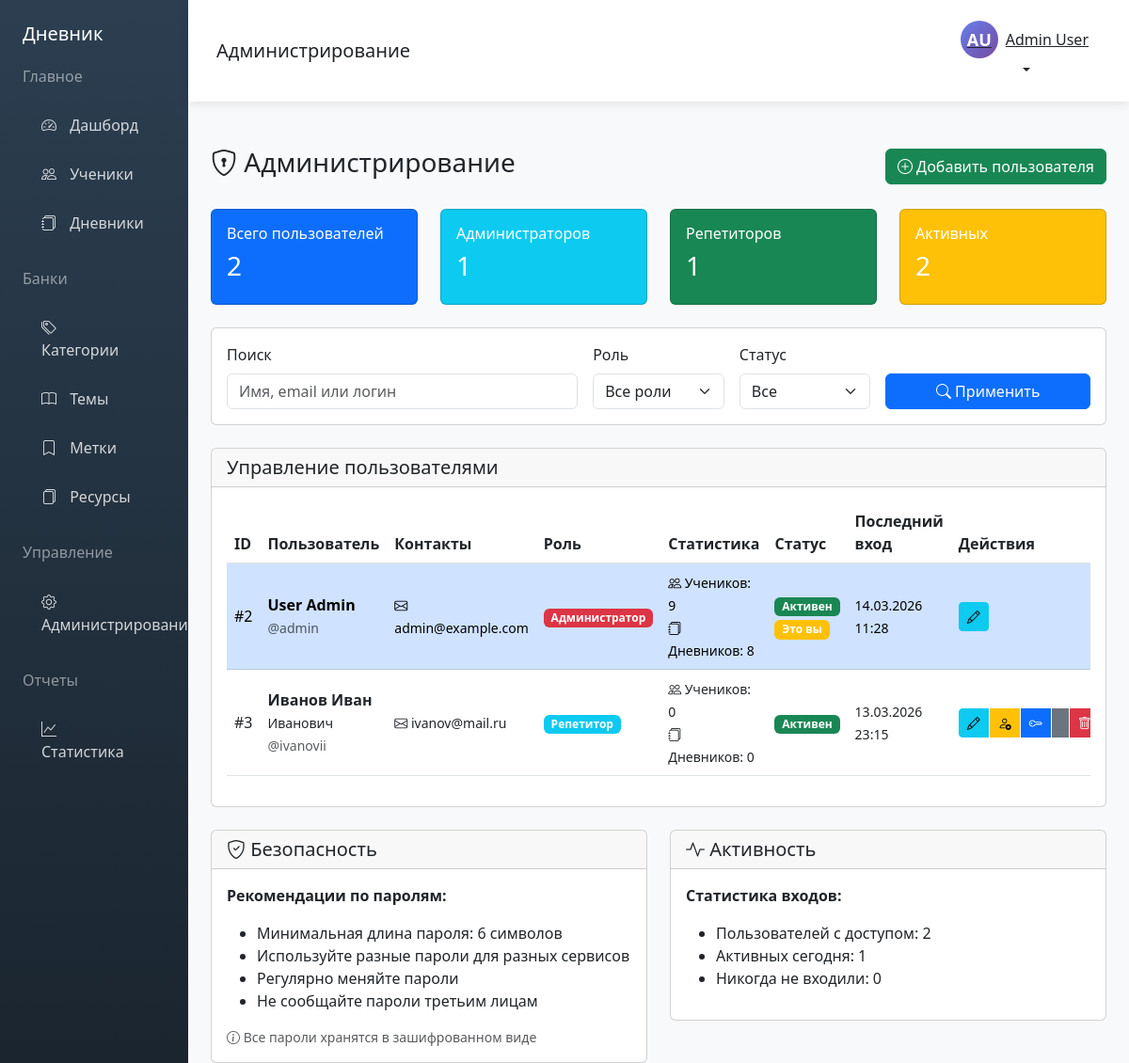
Screenshot of /admin.php (signed in) with the database file from the repository.
### tables this page shows
CREATE TABLE `users` (
  `id` int(11) NOT NULL,
  `username` varchar(50) NOT NULL,
  `email` varchar(100) NOT NULL,
  `password_hash` varchar(255) NOT NULL,
  `first_name` varchar(50) NOT NULL,
  `last_name` varchar(50) NOT NULL,
  `middle_name` varchar(50) DEFAULT NULL,
  `phone` varchar(20) DEFAULT NULL,
  `role` enum('admin','tutor') DEFAULT 'tutor',
  `is_active` tinyint(1) DEFAULT 1,
  `created_at` timestamp NOT NULL DEFAULT current_timestamp(),
  `updated_at` timestamp NOT NULL DEFAULT current_timestamp() ON UPDATE current_timestamp(),
  `last_login` timestamp NULL DEFAULT NULL,
  `created_by` int(11) DEFAULT NULL
);

### admin.php (the view, shortened to what the rows shown need)
<?php
require_once 'config.php';
$currentUser = getCurrentUser($pdo);
$query = "
    SELECT u.*,
           (SELECT COUNT(*) FROM students WHERE tutor_id = u.id) as students_count,
           (SELECT COUNT(*) FROM diaries WHERE tutor_id = u.id) as diaries_count,
           (SELECT COUNT(*) FROM topics WHERE created_by = u.id) as topics_count,
           creator.username as creator_username
    FROM users u
    LEFT JOIN users creator ON u.created_by = creator.id
    WHERE 1=1
";
$params = [];
$query .= " ORDER BY u.role, u.last_name, u.first_name";
$stmt = $pdo->prepare($query);
$stmt->execute($params);
$users = $stmt->fetchAll();
include 'header.php';
?>
<div class="container-fluid px-4">
    <div class="d-flex justify-content-between align-items-center mb-4">
        <h1 class="h3">
            <i class="bi bi-shield-lock"></i> Администрирование
        </h1>
    </div>
    <div class="card">
        <div class="card-body">
            <div class="table-responsive">
                <table class="table table-hover">
                    <thead>
                        <tr>
                            <th>ID</th>
                            <th>Пользователь</th>
                            <th>Контакты</th>
                            <th>Роль</th>
                            <th>Статистика</th>
                            <th>Статус</th>
                            <th>Последний вход</th>
                            <th>Действия</th>
                        </tr>
                    </thead>
                    <tbody>
                        <?php if (empty($users)): ?>
                            <tr>
                                <td colspan="8" class="text-center text-muted">Нет пользователей</td>
                            </tr>
                        <?php else: ?>
                            <?php foreach ($users as $user): ?>
                                <tr class="<?php echo !$user['is_active'] ? 'table-secondary' : ''; ?>
                                           <?php echo $user['id'] == $currentUser['id'] ? 'table-primary' : ''; ?>">
                                    <td>#<?php echo $user['id']; ?></td>
                                    <td>
                                        <strong><?php echo htmlspecialchars($user['last_name'] . ' ' . $user['first_name']); ?></strong>
                                        <?php if ($user['middle_name']): ?>
                                            <br><small><?php echo htmlspecialchars($user['middle_name']); ?></small>
                                        <?php endif; ?>
                                        <br><small class="text-muted">@<?php echo htmlspecialchars($user['username']); ?></small>
                                    </td>
                                    <td>
                                        <small>
                                            <i class="bi bi-envelope"></i> <?php echo htmlspecialchars($user['email']); ?><br>
                                        </small>
                                    </td>
                                    <td>
                                        <?php if ($user['role'] == 'admin'): ?>
                                            <span class="badge bg-danger">Администратор</span>
                                        <?php else: ?>
                                            <span class="badge bg-info">Репетитор</span>
                                        <?php endif; ?>
                                    </td>
                                    <td>
                                        <small>
                                            <i class="bi bi-people"></i> Учеников: <?php echo $user['students_count']; ?><br>
                                            <i class="bi bi-journals"></i> Дневников: <?php echo $user['diaries_count']; ?>
                                        </small>
                                    </td>
                                    <td>
                                        <?php if ($user['is_active']): ?>
                                            <span class="badge bg-success">Активен</span>
                                        <?php else: ?>
                                            <span class="badge bg-secondary">Неактивен</span>
                                        <?php endif; ?>
                                        <?php if ($user['id'] == $currentUser['id']): ?>
                                            <br><span class="badge bg-warning mt-1">Это вы</span>
                                        <?php endif; ?>
                                    </td>
                                    <td>
                                        <small>
                                            <?php echo $user['last_login'] ? date('d.m.Y H:i', strtotime($user['last_login'])) : 'Никогда'; ?>
                                        </small>
                                    </td>
                                    <td>
                                        <div class="btn-group">
                                            <button class="btn btn-sm btn-info" onclick="editUser(<?php echo $user['id']; ?>)">
                                                <i class="bi bi-pencil"></i>
                                            </button>
                                            <?php if ($user['id'] != $currentUser['id']): ?>
                                                <?php if ($user['is_active']): ?>
                                                    <button class="btn btn-sm btn-warning" onclick="toggleUserStatus(<?php echo $user['id']; ?>, 1)">
                                                        <i class="bi bi-person-x"></i>
                                                    </button>
                                                <?php else: ?>
                                                    <button class="btn btn-sm btn-success" onclick="toggleUserStatus(<?php echo $user['id']; ?>, 0)">
                                                        <i class="bi bi-person-check"></i>
                                                    </button>
                                                <?php endif; ?>
                                                <button class="btn btn-sm btn-primary" onclick="showResetPasswordModal(<?php echo $user['id']; ?>)">
                                                    <i class="bi bi-key"></i>
                                                </button>
                                                <button class="btn btn-sm btn-secondary" onclick="switchToUser(<?php echo $user['id']; ?>)">
                                                </button>
                                                <button class="btn btn-sm btn-danger" onclick="deleteUser(<?php echo $user['id']; ?>)">
                                                    <i class="bi bi-trash"></i>
                                                </button>
                                            <?php endif; ?>
                                        </div>
                                    </td>
                                </tr>
                            <?php endforeach; ?>
                        <?php endif; ?>
                    </tbody>
                </table>
            </div>
        </div>
    </div>
</div>
<?php include 'footer.php'; ?>

### header.php (shortened to what the rows shown need)
<!DOCTYPE html>
<html lang="ru">
<head>
    <link href="https://cdn.jsdelivr.net/npm/bootstrap@5.3.0/dist/css/bootstrap.min.css" rel="stylesheet">
    <link rel="stylesheet" href="https://cdn.jsdelivr.net/npm/bootstrap-icons@1.11.0/font/bootstrap-icons.css">
</head>
<body>
    <div class="container-fluid">
        <div class="row">
            <div class="col-md-10 p-0 main-content">
                <div class="navbar-top d-flex justify-content-between align-items-center">
                    <div class="d-flex align-items-center">
                        <div class="dropdown">
                            <button class="btn btn-link dropdown-toggle text-dark" type="button" data-bs-toggle="dropdown">
                                <div class="d-flex align-items-center">
                                    <div class="user-avatar me-2">
                                        <?php echo strtoupper(substr($currentUser['first_name'] ?? 'U', 0, 1) . substr($currentUser['last_name'] ?? 'U', 0, 1)); ?>
                                    </div>
                                    <span><?php echo $currentUser['first_name'] ?? 'Пользователь'; ?> <?php echo $currentUser['last_name'] ?? ''; ?></span>
                                </div>
                            </button>
                        </div>
                    </div>
                </div>

### rows the page displays
users: first_name+last_name "AU", first_name "Admin", last_name "User", id "2", last_name+first_name "User Admin", username "admin", email "admin@example.com", role "Администратор", students_count "9", diaries_count "8", is_active "Активен", shows "Это вы", last_login "14.03.2026 11:28"
users: id "3", last_name+first_name "Иванов Иван", middle_name "Иванович", username "ivanovii", email "ivanov@mail.ru", role "Репетитор", students_count "0", diaries_count "0", is_active "Активен", last_login "13.03.2026 23:15"

### other values shown
$pageTitle "Администрирование"
count($users) "2"
count(array_filter($users, function($u) { return $u['is_active']; })) "2"
$stmt->fetchColumn() "1"
$stmt->fetchColumn() "0"
